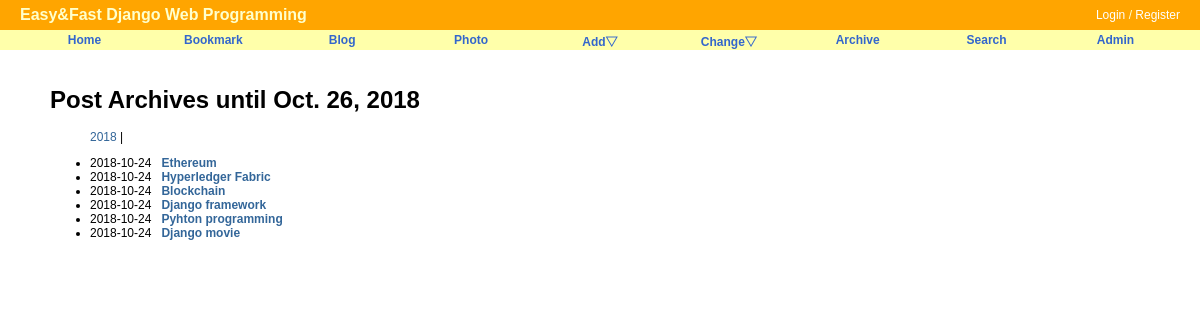
The page /blog/archive/ on the database as committed earlier.
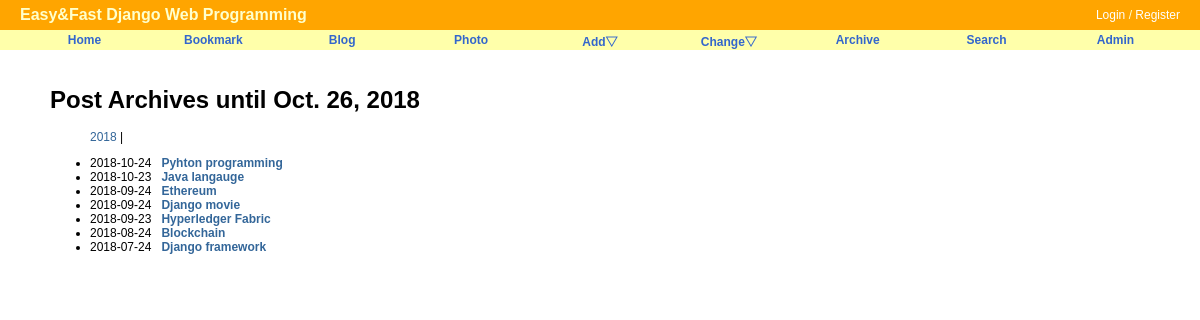
The same page on the database as committed later.
### blog/models.py (models this page shows, shortened)
class Post(models.Model):
    title       = models.CharField('TITLE', max_length=50)
    slug        = models.SlugField('SLUG', unique=True, allow_unicode=True, help_text='one word for title alias.')
    description = models.CharField('DESCRIPTION', max_length=100, blank=True, null=True, help_text='simple descripton text.')
    content     = models.TextField('CONTENT')
    create_date = models.DateTimeField('Create Date', auto_now_add=True)
    modify_date = models.DateTimeField('Modify Date', auto_now=True)
    owner = models.ForeignKey(User, null=True, on_delete=models.CASCADE)
    class Meta:
        verbose_name = 'post'
        verbose_name_plural = 'posts'
        db_table = 'blog_posts'
        ordering = ('-modify_date',)
    def get_absolute_url(self):
        return reverse('blog:post_detail', args=(self.slug,))

### blog/views.py (the view)
# urls.py: path('archive/', PostAV.as_view(), name='post_archive'),
class PostAV(ArchiveIndexView):
    model = Post
    date_field = 'modify_date'

### blog/templates/blog/post_archive.html (shortened to what this page needs)
{% extends "base.html" %}
{% block content %}
<div id="content">
<h1>Post Archives until {% now "N d, Y" %}</h1>
<ul>
    {% for date in date_list %}
        <li style="display: inline;">
            <a href="{% url 'blog:post_year_archive' date|date:"Y"%}">
                {{date|date:"Y"}}</a> |
        </li>
    {% endfor %}
</ul>
<div>
    <ul>
        {% for post in object_list %}
            <li>{{ post.modify_date|date:"Y-m-d" }}&nbsp;&nbsp;
                <a href="{{ post.get_absolute_url }}"><strong>{{ post.title }}</strong></a>
            </li>
        {% endfor %}
    </ul>
</div>
</div>
{% endblock %}

Rows that differ between the two databases and show on the page:
shown differently, row unchanged: Post "Pyhton programming": moves up the list
added Post: modify_date "2018-10-23", title "Java langauge"
changed Post "Ethereum": modify_date "2018-10-24" → "2018-09-24"
changed Post "Django movie": modify_date "2018-10-24" → "2018-09-24"; moves up the list
changed Post "Hyperledger Fabric": modify_date "2018-10-24" → "2018-09-23"
changed Post "Blockchain": modify_date "2018-10-24" → "2018-08-24"
changed Post "Django framework": modify_date "2018-10-24" → "2018-07-24"
